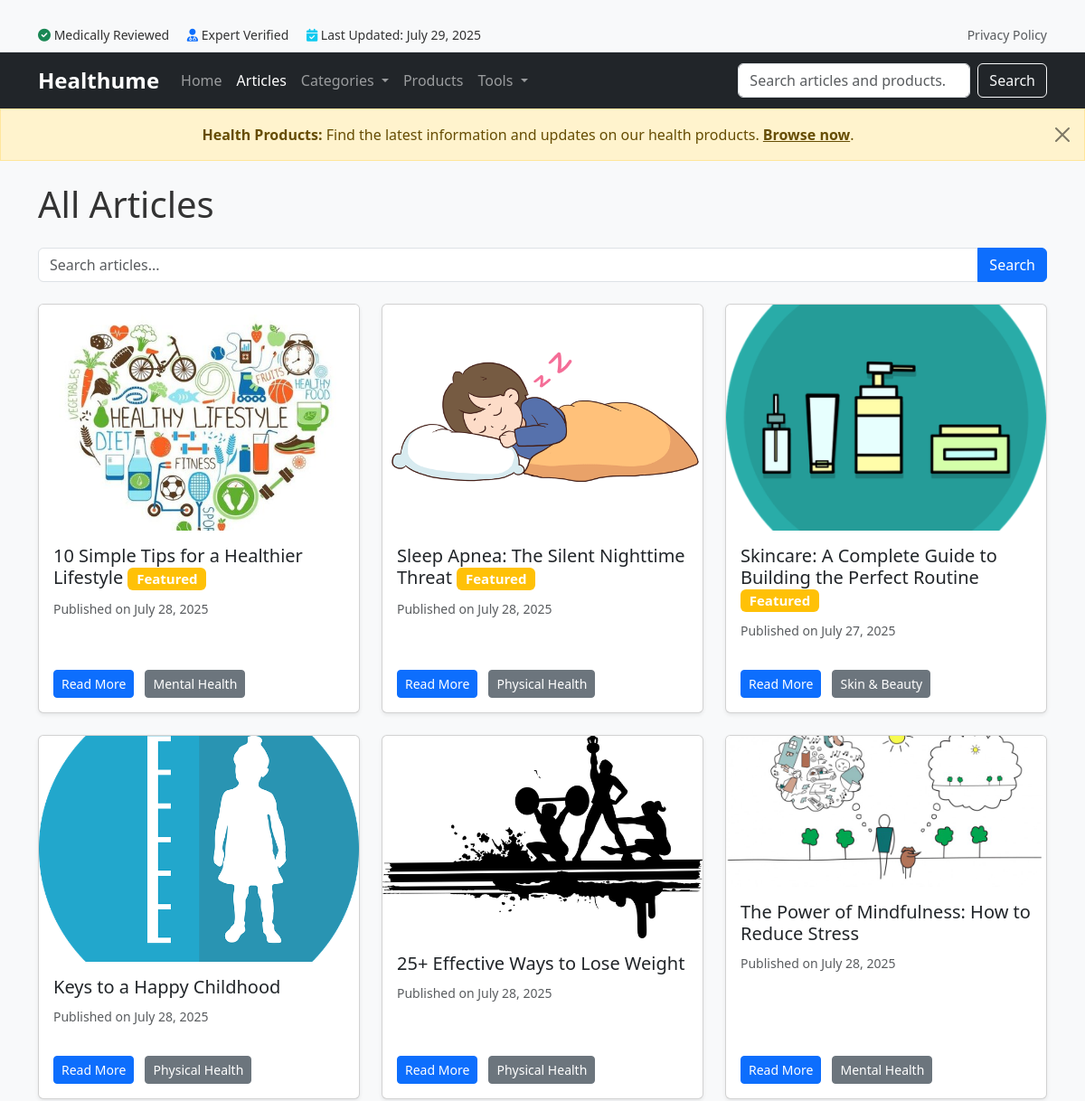
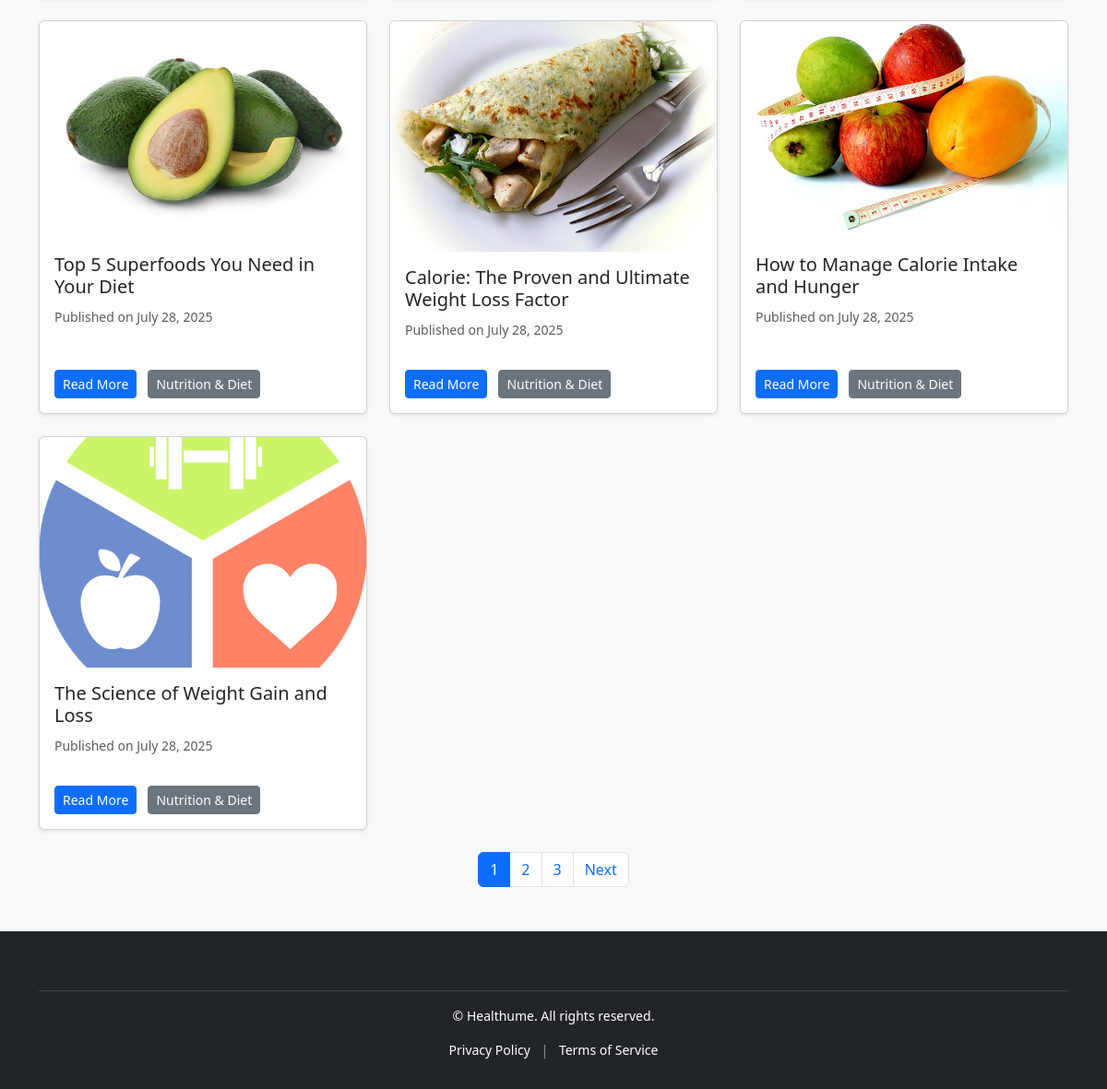
Page /blog/posts/ on the committed database (2 pictures, top to bottom).
### blog/models.py (models this page shows, shortened)
class Post(models.Model):
    title = models.CharField(max_length=200)
    slug = models.SlugField(unique=True, blank=True)
    content = tinymce_models.HTMLField(
        help_text="Write your blog content here with rich formatting (using TinyMCE editor)."
    )
    category = models.ForeignKey(
        Category,
        on_delete=models.SET_NULL,
        null=True,
        blank=True,
        help_text="Choose a category for this post."
    )
    image = models.ImageField(
        upload_to='blog_images/',
        blank=True,
        null=True,
        help_text="Upload a main image for the blog post. (Recommended size: 1200x675 pixels)"
    )
    published_date = models.DateTimeField(
        default=timezone.now,
        help_text="The date and time this post was published."
    )
    is_featured = models.BooleanField(
        default=False,
        help_text="Check to display this post prominently on the homepage's 'Featured' section."
    )
    class Meta:
        ordering = ['-is_featured', '-published_date']

class Category(models.Model):
    name = models.CharField(max_length=100, unique=True)
    slug = models.SlugField(max_length=200, unique=True, blank=True)
    class Meta:
        verbose_name_plural = "Categories"
        ordering = ['name']

### blog/views.py (the view)
# urls.py: path('posts/', views.post_list, name='post_list'),
def post_list(request):
    posts = Post.objects.all().order_by('-is_featured', '-published_date')
    query = request.GET.get('q')
    if query:
        posts = posts.filter(
            Q(title__icontains=query) | Q(content__icontains=query)
        ).distinct()
    paginator = Paginator(posts, 10)
    page_number = request.GET.get('page')
    try:
        paginated_posts = paginator.page(page_number)
    except PageNotAnInteger:
        paginated_posts = paginator.page(1)
    except EmptyPage:
        paginated_posts = paginator.page(paginator.num_pages)
    categories = Category.objects.all()
    context = {
        'posts': paginated_posts,
        'categories': categories,
        'query': query,
    }
    return render(request, 'blog/post_list.html', context)

### blog/templatetags/blog_tags.py (called while the page is built)
@register.simple_tag
def get_blog_categories():
    return Category.objects.annotate(post_count=Count('post')).filter(post_count__gt=0).order_by('name')

### blog/templates/blog/post_list.html (shortened to what this page needs)
{% extends 'base.html' %}
{% block content %}
<h1 class="mb-4">
    {% if category %}
    {{ category.name }} Articles
    {% else %}
    All Articles
    {% endif %}
</h1>
<form action="{% url 'blog:post_list' %}" method="GET" class="mb-4">
    <div class="input-group">
        <input type="text" name="q" class="form-control" placeholder="Search articles..."
            value="{{ query|default_if_none:'' }}">
        <button class="btn btn-primary" type="submit">Search</button>
    </div>
</form>
{% if posts %}
<div class="row">
    {% for post in posts %}
    <div class="col-md-4 mb-4">
        <div class="card h-100 shadow-sm">
            {% if post.image %}
            <img src="{{ post.image.url }}" class="card-img-top" alt="{{ post.title }}"
                style="max-height:250px; object-fit:cover;">
            {% endif %}
            <div class="card-body d-flex flex-column">
                <h5 class="card-title">
                    {{ post.title }}
                    {% if post.is_featured %}
                    <span class="badge bg-warning">Featured</span>
                    {% endif %}
                </h5>
                <p class="card-text">
                    <small class="text-muted">
                        Published on {{ post.published_date|date:"F d, Y" }}
                    </small>
                </p>
                <div class="mt-auto">
                    <a href="{% url 'blog:post_detail' post.slug %}" class="btn btn-primary btn-sm">Read More</a>
                    {% if post.category %}
                    <a href="{% url 'blog:post_by_category' post.category.slug %}"
                        class="btn btn-secondary btn-sm ms-2">
                        {{ post.category.name }}
                    </a>
                    {% endif %}
                </div>
            </div>
        </div>
    </div>
    {% endfor %}
</div>
{% if posts.has_other_pages %}
<nav aria-label="Page navigation">
    <ul class="pagination justify-content-center">
        {% for i in posts.paginator.page_range %}
        {% if posts.number == i %}
        <li class="page-item active"><span class="page-link">{{ i }}</span></li>
        {% else %}
        <li class="page-item">
            <a class="page-link" href="?page={{ i }}{% if query %}&q={{ query }}{% endif %}">{{ i }}</a>
        </li>
        {% endif %}
        {% endfor %}
        {% if posts.has_next %}
        <li class="page-item">
            <a class="page-link" href="?page={{ posts.next_page_number }}{% if query %}&q={{ query }}{% endif %}">
                Next
            </a>
        </li>
        {% endif %}
    </ul>
</nav>
{% endif %}
{% endif %}
{% endblock %}

### static/css/style.css (style rules this page uses)
body { padding-top: 20px; font-family: 'Segoe UI', Tahoma, Geneva, Verdana, sans-serif; color: #333; background-color: #f8f9fa; }

### rows in the picture
Post: image (picture), title "10 Simple Tips for a Healthier Lifestyle", is_featured "Featured", published_date "July 28, 2025", category.name "Mental Health"
Post: image (picture), title "Sleep Apnea: The Silent Nighttime Threat", is_featured "Featured", published_date "July 28, 2025", category.name "Physical Health"
Post: image (picture), title "Skincare: A Complete Guide to Building the Perfect Routine", is_featured "Featured", published_date "July 27, 2025", category.name "Skin & Beauty"
Post: image (picture), title "Keys to a Happy Childhood", published_date "July 28, 2025", category.name "Physical Health"
Post: image (picture), title "25+ Effective Ways to Lose Weight", published_date "July 28, 2025", category.name "Physical Health"
Post: image (picture), title "The Power of Mindfulness: How to Reduce Stress", published_date "July 28, 2025", category.name "Mental Health"
Post: image (picture), title "Top 5 Superfoods You Need in Your Diet", published_date "July 28, 2025", category.name "Nutrition & Diet"
Post: image (picture), title "Calorie: The Proven and Ultimate Weight Loss Factor", published_date "July 28, 2025", category.name "Nutrition & Diet"
Post: image (picture), title "How to Manage Calorie Intake and Hunger", published_date "July 28, 2025", category.name "Nutrition & Diet"
Post: image (picture), title "The Science of Weight Gain and Loss", published_date "July 28, 2025", category.name "Nutrition & Diet"

### other values in the picture
{{ i }} "1"
{{ i }} "2" "3"
